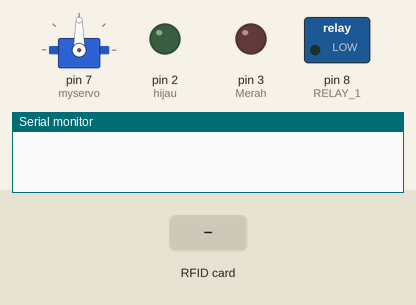
Simulated run of this sketch. Board: Arduino Uno, built with avr-gcc and run on an emulated ATmega328P. Shown: servo, switched loads named in the sketch (green lamp = pin HIGH), output pins drawn as LEDs (lit = HIGH), the last lines printed to the serial monitor. Dashed ring = blinking. The test bench sets the inputs (shaded band). Pins used as bus, display or sensor lines are not drawn.

Above: at 1.2 s.
1.3 s: RFID card 5E 7A 19 C4 held to the reader
At 1.7 s:
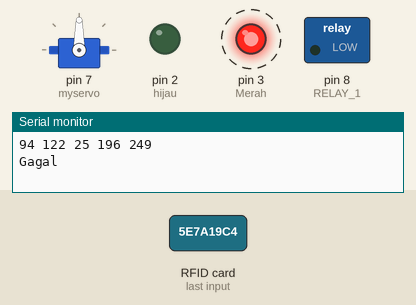
Timing chart, 0 to 4.3 s (numbered marks = the images above; inputs shaded):
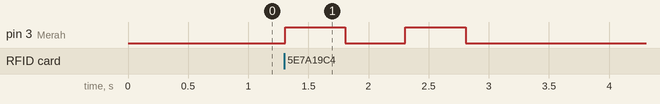

Measured:
- after the input at 1.3 s, pin 3 (Merah): alternates HIGH for 0.50 s and LOW for 0.50 s, 4 changes in all, then stays LOW, starting at once

The sketch:

rfid.ino
```cpp
/*AT-MO PRODUCTION
RFID DAN RELAY
tolong jika menggunakan code ini
mohon masukan sumber seperti di bawah ini

"AT-MO PRODUCTION
EDIT BY OGI SINATRA"

* MOSI: Pin 11 / ICSP-4
* MISO: Pin 12 / ICSP-1
* SCK: Pin 13 / ISCP-3
* SS/SDA: Pin 10
* RST: Pin 9

*/

#include <RFID.h>
#include <SPI.h>
#include <Servo.h>

#define SS_PIN 10 //pin RFID yang bisa di ubah
#define RST_PIN 9 //pin RFID yang bisa di ubah

#define RELAY_ON 0
#define RELAY_OFF 1
#define RELAY_1  8   // pin yang digunakan yaitu pin 8

RFID rfid(SS_PIN,RST_PIN);

Servo myservo;
int pos = 0;

const int Merah = 3; //pin Led yang digunakan
const int hijau = 2; //pin Led yang digunakan


int serNum[5];

int cards[][5] = {
  {169,135,30,201,249
}

  };


bool access = false;

void setup(){

 myservo.attach(7);
    Serial.begin(9600);
    SPI.begin();
    rfid.init();

    pinMode(Merah, OUTPUT);
    pinMode(hijau, OUTPUT);
    pinMode(RELAY_1, OUTPUT);

    digitalWrite(RELAY_1, RELAY_ON);
    digitalWrite(Merah, LOW);
    digitalWrite(hijau, LOW);


}


void loop(){


    if(rfid.isCard()){

        if(rfid.readCardSerial()){
            Serial.print(rfid.serNum[0]);
            Serial.print(" ");
            Serial.print(rfid.serNum[1]);
            Serial.print(" ");
            Serial.print(rfid.serNum[2]);
            Serial.print(" ");
            Serial.print(rfid.serNum[3]);
            Serial.print(" ");
            Serial.print(rfid.serNum[4]);
            Serial.println("");

            for(int x = 0; x < sizeof(cards); x++){
              for(int i = 0; i < sizeof(rfid.serNum); i++ ){
                  if(rfid.serNum[i] != cards[x][i]) {
                      access = false;
                      break;
                  } else {
                      access = true;
                  }
              }
              if(access) break;
            }

        }

       if(access){
          Serial.println("Berhasil;");
          digitalWrite(hijau, HIGH);
          digitalWrite(RELAY_1, RELAY_OFF);
          delay(2000);
          digitalWrite(hijau, LOW);

        for (pos = 40; pos >= 0;) {    // servo
          myservo.write(pos);
          delay(15);
  }
          }

      else {
           Serial.println("Gagal");
           digitalWrite(Merah, HIGH);
           delay(500);
           digitalWrite(Merah, LOW);
           delay(500);
           digitalWrite(Merah, HIGH);
           delay(500);
           digitalWrite(Merah, LOW);
           delay(500);

           }


    }

    rfid.halt();
}
```
